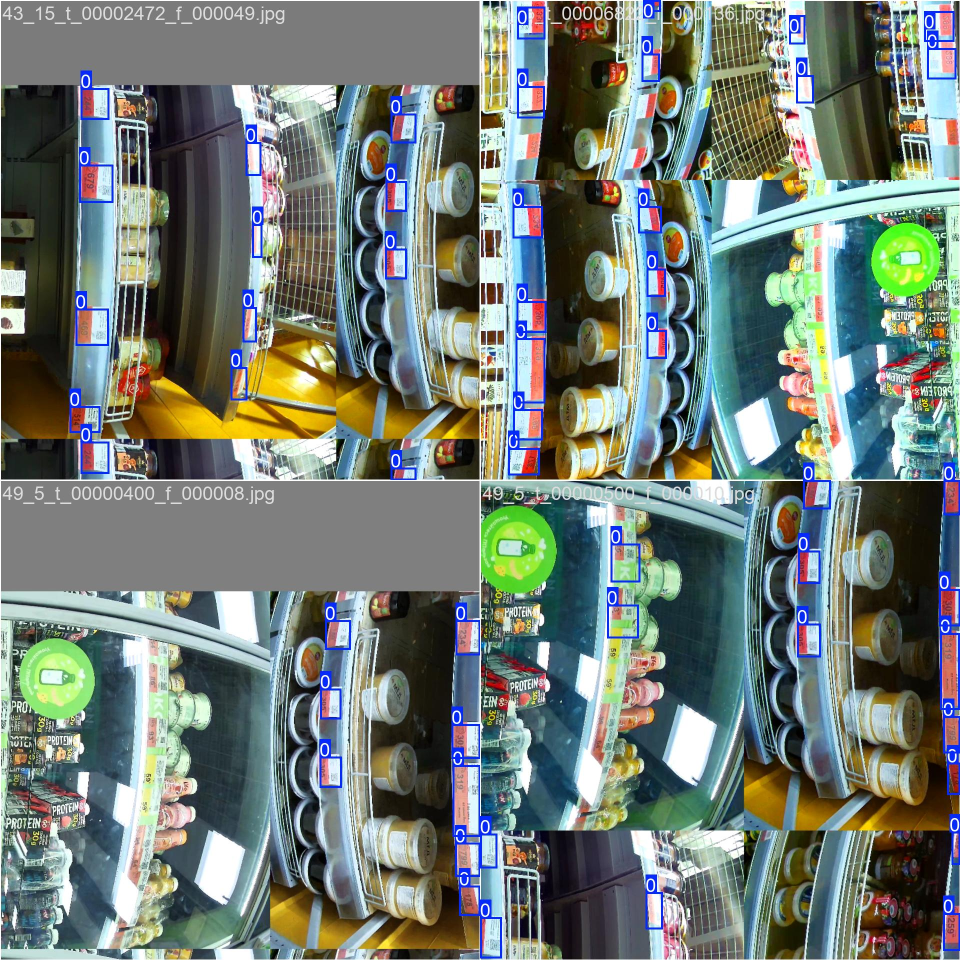
#> input picture runs/detect/price_tag_detector/train_batch0.jpg, 1920 x 1920 px (shown at 1/2 size); its folder holds only this picture in this run
$ python -i crop_extractor.py   (imports and definitions only)
#> lines starting #> are read from the running program, lines starting #| are printed output that depends on the picture; after the words box and inside, x2 and y2 are one past the last pixel; in counts of white or black regions, pixels touching at a corner belong together
### cv_module/detection/candidate_merger.py
from __future__ import annotations

from dataclasses import dataclass, field
from typing import Any

import numpy as np


@dataclass(frozen=True)
class BoundingBox:
    x_min: int
    y_min: int
    x_max: int
    y_max: int

    @property
    def width(self) -> int:
        return max(0, self.x_max - self.x_min)

    @property
    def height(self) -> int:
        return max(0, self.y_max - self.y_min)

    @property
    def area(self) -> int:
        return self.width * self.height

    # [5 lines left out: function aspect_ratio, not called in this run]

    @property
    def center(self) -> tuple[float, float]:
        return (
            (self.x_min + self.x_max) / 2.0,
            (self.y_min + self.y_max) / 2.0,
        )

    def to_tuple(self) -> tuple[int, int, int, int]:
        return self.x_min, self.y_min, self.x_max, self.y_max

    # [70 lines left out: functions clamp, expand, union, intersection_area, iou, contains_ratio, not called in this run]


@dataclass
class PriceTagCandidate:
    bbox: BoundingBox
    source: str
    score: float
    evidence: dict[str, Any] = field(default_factory=dict)
    frame_index: int | None = None
    timestamp_ms: float | None = None


# [334 lines left out: functions merge_candidates, filter_candidates_by_geometry, _should_merge, _merge_two_candidates, _merge_evidence, _unique_list and 8 more, not called in this run]

### cv_module/recognition/crop_extractor.py
from __future__ import annotations

from pathlib import Path

import cv2

from cv_module.detection.candidate_merger import BoundingBox


def extract_price_tag_roi(image):
    height, width = image.shape[:2]

    if width < 80 or height < 45:
        return None

    hsv = cv2.cvtColor(image, cv2.COLOR_BGR2HSV)

    white_mask = cv2.inRange(hsv, (0, 0, 135), (180, 95, 255))
    yellow_mask = cv2.inRange(hsv, (15, 45, 75), (42, 255, 255))
    red_mask_1 = cv2.inRange(hsv, (0, 35, 70), (13, 255, 255))
    red_mask_2 = cv2.inRange(hsv, (165, 35, 70), (180, 255, 255))
    color_mask = cv2.bitwise_or(cv2.bitwise_or(red_mask_1, red_mask_2), yellow_mask)

    white_mask = cv2.morphologyEx(
        white_mask,
        cv2.MORPH_OPEN,
        cv2.getStructuringElement(cv2.MORPH_RECT, (5, 3)),
    )
    color_mask = cv2.morphologyEx(
        color_mask,
        cv2.MORPH_OPEN,
        cv2.getStructuringElement(cv2.MORPH_RECT, (5, 3)),
    )

    white_ratio = float((white_mask > 0).mean())
    color_ratio = float((color_mask > 0).mean())

    if white_ratio < 0.035 or color_ratio < 0.006:
        return None

    white_boxes = mask_component_boxes(
        white_mask,
        min_area=max(180, int(width * height * 0.006)),
    )
    color_boxes = mask_component_boxes(
        color_mask,
        min_area=max(120, int(width * height * 0.003)),
    )
    max_white_area = int(width * height * 0.42)
    white_boxes = [
        box
        for box in white_boxes
        if box.width * box.height <= max_white_area
        and not (box.width >= int(0.72 * width) and box.height >= int(0.72 * height))
    ]

    if not white_boxes or not color_boxes:
        return None

    best_pair: tuple[BoundingBox, BoundingBox] | None = None
    best_score = 0.0

    for color_box in color_boxes:
        if _touches_image_border(color_box, width, height):
            continue

        for white_box in white_boxes:
            if _touches_image_border(white_box, width, height):
                continue

            if boxes_are_price_tag_neighbors(color_box, white_box):
                union_width = max(color_box.x_max, white_box.x_max) - min(
                    color_box.x_min,
                    white_box.x_min,
                )
                union_height = max(color_box.y_max, white_box.y_max) - min(
                    color_box.y_min,
                    white_box.y_min,
                )
                union_area = union_width * union_height
                color_area = color_box.width * color_box.height
                white_area = white_box.width * white_box.height
                compactness = (color_area + white_area) / max(1, union_area)

                if compactness < 0.32:
                    continue

                score = (color_area + white_area) * compactness

                if score > best_score:
                    best_pair = (color_box, white_box)
                    best_score = score

    if best_pair is None:
        return None

    color_box, white_box = best_pair
    x_min = min(color_box.x_min, white_box.x_min)
    y_min = min(color_box.y_min, white_box.y_min)
    x_max = max(color_box.x_max, white_box.x_max)
    y_max = max(color_box.y_max, white_box.y_max)

    roi_width = x_max - x_min
    roi_height = y_max - y_min
    pad_x = max(14, int(0.26 * roi_width))
    pad_y = max(12, int(0.34 * roi_height))

    if is_same_column(color_box, white_box):
        block_height = max(color_box.height, white_box.height)
        pad_y = max(pad_y, int(1.05 * block_height))
        pad_x = max(pad_x, int(0.48 * max(color_box.width, white_box.width)))

        if white_box.center[1] < color_box.center[1]:
            y_min -= int(0.95 * block_height)
            y_max += int(0.35 * block_height)
        else:
            y_min -= int(0.35 * block_height)
            y_max += int(0.95 * block_height)
    elif is_same_row(color_box, white_box):
        block_width = max(color_box.width, white_box.width)
        pad_x = max(pad_x, int(1.0 * block_width))
        pad_y = max(pad_y, int(0.58 * max(color_box.height, white_box.height)))

        if white_box.center[0] < color_box.center[0]:
            x_min -= int(0.9 * block_width)
            x_max += int(0.4 * block_width)
        else:
            x_min -= int(0.4 * block_width)
            x_max += int(0.9 * block_width)

    x_min = max(0, x_min - pad_x)
    y_min = max(0, y_min - pad_y)
    x_max = min(width, x_max + pad_x)
    y_max = min(height, y_max + pad_y)

    roi = image[y_min:y_max, x_min:x_max]

    if roi.size == 0:
        return None

    if not _has_enough_tag_color_inside_roi(roi):
        return None

    return roi


def looks_like_price_tag_crop(image) -> bool:
    return extract_price_tag_roi(image) is not None


def _touches_image_border(box: BoundingBox, width: int, height: int) -> bool:
    margin = 4
    return (
        box.x_min <= margin
        or box.y_min <= margin
        or box.x_max >= width - margin
        or box.y_max >= height - margin
    )


def _has_enough_tag_color_inside_roi(image) -> bool:
    hsv = cv2.cvtColor(image, cv2.COLOR_BGR2HSV)
    white_mask = cv2.inRange(hsv, (0, 0, 135), (180, 95, 255))
    yellow_mask = cv2.inRange(hsv, (15, 45, 75), (42, 255, 255))
    red_mask_1 = cv2.inRange(hsv, (0, 35, 70), (13, 255, 255))
    red_mask_2 = cv2.inRange(hsv, (165, 35, 70), (180, 255, 255))
    color_mask = cv2.bitwise_or(cv2.bitwise_or(red_mask_1, red_mask_2), yellow_mask)

    white_ratio = float((white_mask > 0).mean())
    color_ratio = float((color_mask > 0).mean())

    return white_ratio >= 0.025 and color_ratio >= 0.045


# [79 lines left out: functions load_detection_crop, is_promising_for_no_labels, no_labels_ranking_key, not called in this run]


def mask_component_boxes(mask, min_area: int) -> list[BoundingBox]:
    contours, _ = cv2.findContours(
        mask,
        cv2.RETR_EXTERNAL,
        cv2.CHAIN_APPROX_SIMPLE,
    )
    boxes: list[BoundingBox] = []

    for contour in contours:
        x, y, w, h = cv2.boundingRect(contour)
        area = w * h

        if area < min_area:
            continue

        if w < 12 or h < 10:
            continue

        boxes.append(BoundingBox(x, y, x + w, y + h))

    return boxes


def boxes_are_price_tag_neighbors(
    color_box: BoundingBox,
    white_box: BoundingBox,
) -> bool:
    same_row = is_same_row(color_box, white_box)
    same_column = is_same_column(color_box, white_box)
    height_ratio = max(color_box.height, white_box.height) / max(
        1,
        min(color_box.height, white_box.height),
    )
    width_ratio = max(color_box.width, white_box.width) / max(
        1,
        min(color_box.width, white_box.width),
    )
    area_ratio = max(color_box.area, white_box.area) / max(
        1,
        min(color_box.area, white_box.area),
    )

    horizontal_gap = max(
        0,
        max(color_box.x_min, white_box.x_min) - min(color_box.x_max, white_box.x_max),
    )
    vertical_gap = max(
        0,
        max(color_box.y_min, white_box.y_min) - min(color_box.y_max, white_box.y_max),
    )

    max_horizontal_gap = max(14, int(0.75 * min(color_box.width, white_box.width)))
    max_vertical_gap = max(14, int(0.75 * min(color_box.height, white_box.height)))

    if (
        same_row
        and height_ratio <= 3.2
        and area_ratio <= 5.5
        and horizontal_gap <= max_horizontal_gap
    ):
        return True

    if (
        same_column
        and width_ratio <= 3.2
        and area_ratio <= 5.5
        and vertical_gap <= max_vertical_gap
    ):
        return True

    return False


def is_same_row(color_box: BoundingBox, white_box: BoundingBox) -> bool:
    overlap = axis_overlap(
        color_box.y_min,
        color_box.y_max,
        white_box.y_min,
        white_box.y_max,
    )
    return overlap >= 0.35 * min(color_box.height, white_box.height)


def is_same_column(color_box: BoundingBox, white_box: BoundingBox) -> bool:
    overlap = axis_overlap(
        color_box.x_min,
        color_box.x_max,
        white_box.x_min,
        white_box.x_max,
    )
    return overlap >= 0.35 * min(color_box.width, white_box.width)


def axis_overlap(
    first_min: int,
    first_max: int,
    second_min: int,
    second_max: int,
) -> int:
    return max(0, min(first_max, second_max) - max(first_min, second_min))


# [55 lines left out: functions expand_box, find_crop_path, box_from_row, not called in this run]


def int_value(value: str) -> int:
    return int(round(float_value(value)))


# [7 lines left out: function float_value, not called in this run]

>>> import cv2
>>> picture = cv2.imread('../../runs/detect/price_tag_detector/train_batch0.jpg')
#> picture is the input picture: shape (1920, 1920, 3); mean B, G, R 117.1, 123.9, 113.7
>>> result = extract_price_tag_roi(picture)
#> in extract_price_tag_roi, `white_mask = cv2.inRange(hsv, (0, 0, 135), (180, 95, 255))`:
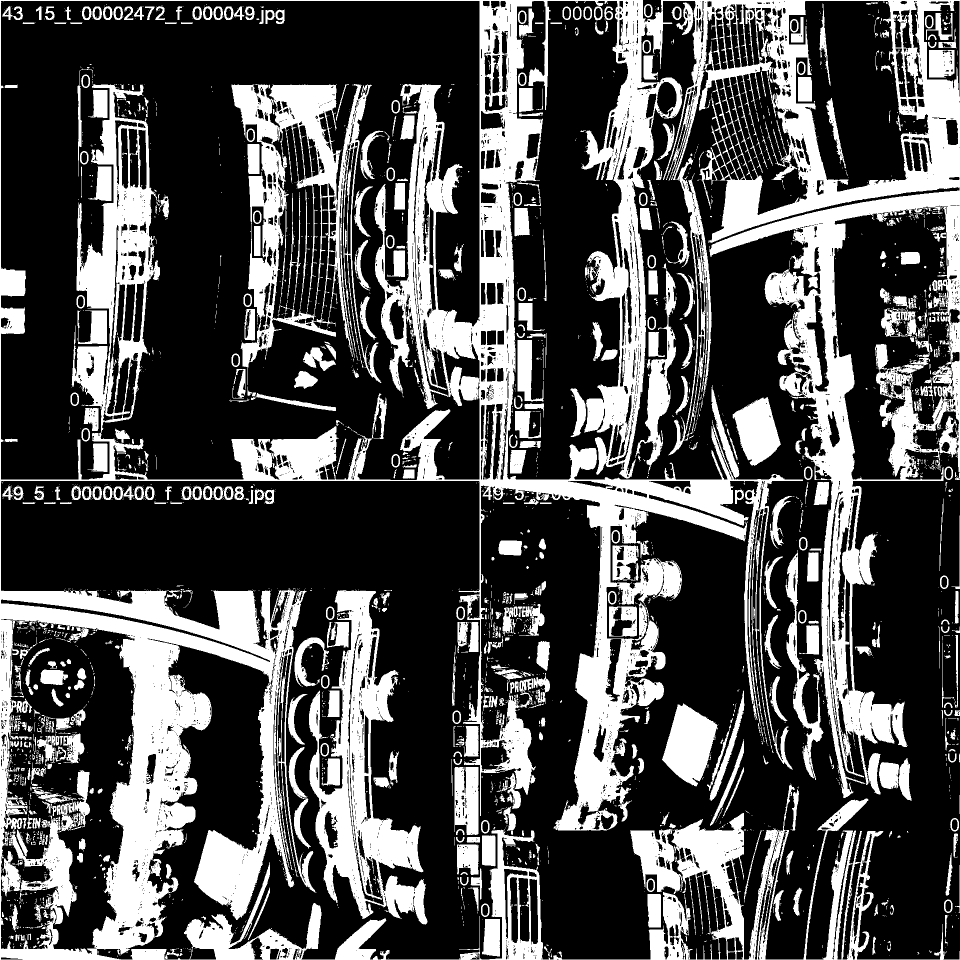
#> white_mask: shape (1920, 1920) (shown at 1/2 size); 31.1% white; 3176 white regions (2493 under 20 px), largest, box (x1, y1, x2, y2) and area: (0, 0, 1920, 1920) 795804, (618, 1180, 855, 1849) 57701, (463, 168, 763, 770) 52779
#> in extract_price_tag_roi, `color_mask = cv2.morphologyEx( color_mask, cv2.MORPH_OPEN, cv2.getStru..`:
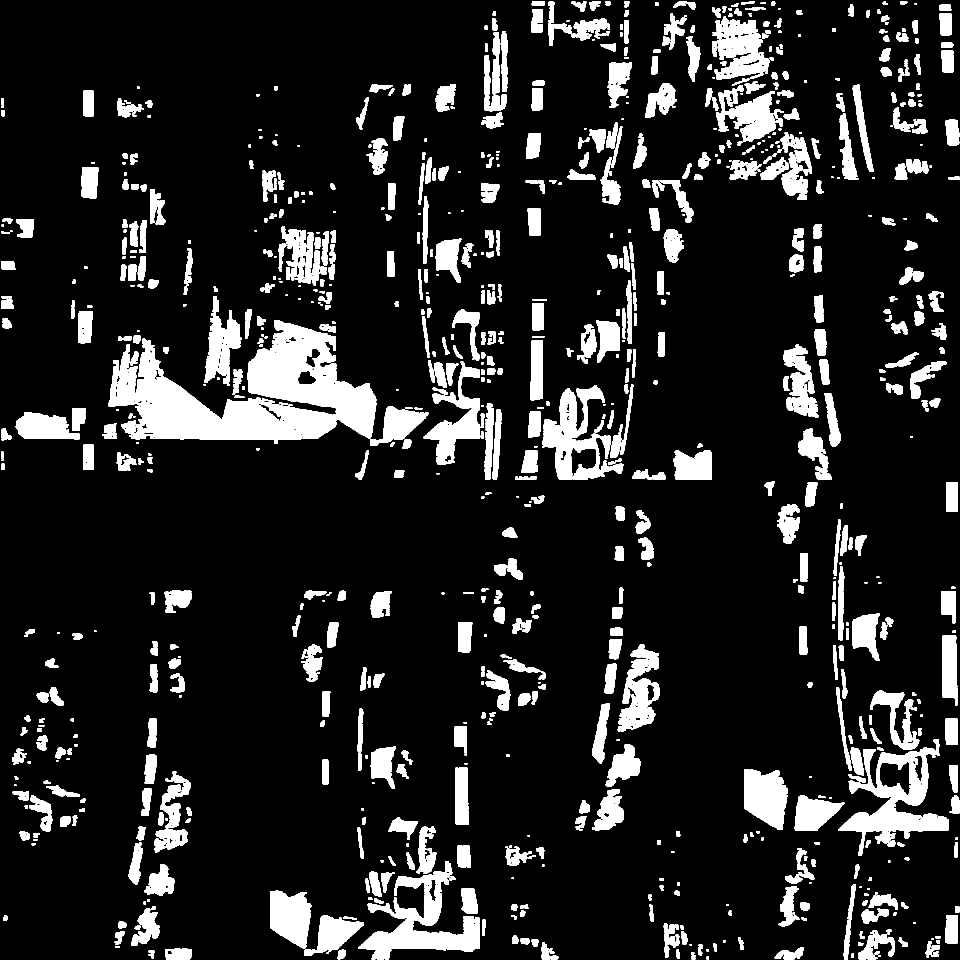
#> color_mask: shape (1920, 1920) (shown at 1/2 size); 13.5% white; 943 white regions (101 under 20 px)
#> in extract_price_tag_roi, `white_ratio = float((white_mask > 0).mean())`: white_ratio = 0.267
#> in extract_price_tag_roi, `color_ratio = float((color_mask > 0).mean())`: color_ratio = 0.135
#> in mask_component_boxes, `contours, _ = cv2.findContours( mask, cv2.RETR_EXTERNAL, cv2.CHAIN_APP..`: contours = 1409 contours, 623 with area under 20; largest, box (x1, y1, x2, y2) and area: (0, 0, 1344, 957) 124365, (0, 1181, 550, 1920) 110065, (801, 820, 1606, 1661) 74690, (1419, 381, 1920, 1595) 71907, (1322, 0, 1920, 485) 68462
#> the loop in mask_component_boxes, `for contour in contours:` made 1409 passes
#> (x, y, w, h, area) on passes 3, 5, 7: (1694, 1915, 12, 5, 60), (593, 1914, 10, 6, 60), (1497, 1913, 13, 7, 91)
#> after the loop in mask_component_boxes, `for contour in contours:`: boxes = 14 items
#> in mask_component_boxes (call 2), `contours, _ = cv2.findContours( mask, cv2.RETR_EXTERNAL, cv2.CHAIN_APP..`: contours = 943 contours, 204 with area under 20; largest, box (x1, y1, x2, y2) and area: (216, 640, 754, 888) 66604, (1676, 1478, 1898, 1712) 20234, (717, 1722, 959, 1919) 16453, (1084, 770, 1247, 960) 14208, (1429, 33, 1540, 159) 8360
#> the loop in mask_component_boxes (call 2), `for contour in contours:` made 943 passes
#> (x, y, w, h, area) on passes 3, 6, 7: (1383, 1911, 9, 8, 72), (1382, 1904, 7, 6, 42), (1749, 1902, 12, 12, 144)
#> in extract_price_tag_roi, `color_boxes = mask_component_boxes( color_mask, min_area=max(120, int(..`: color_boxes = 10 items
#> the loop in extract_price_tag_roi, `for color_box in color_boxes:` made 10 passes
#> in extract_price_tag_roi, `roi = image[y_min:y_max, x_min:x_max]`:
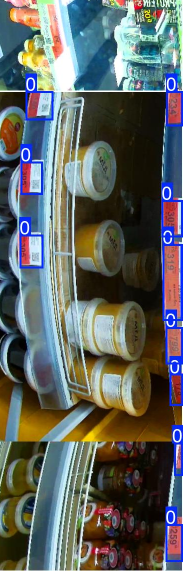
#> roi: shape (1142, 365, 3) (shown at 1/2 size); mean B, G, R 96.1, 99.2, 94.9
#> in _has_enough_tag_color_inside_roi, `white_mask = cv2.inRange(hsv, (0, 0, 135), (180, 95, 255))`:
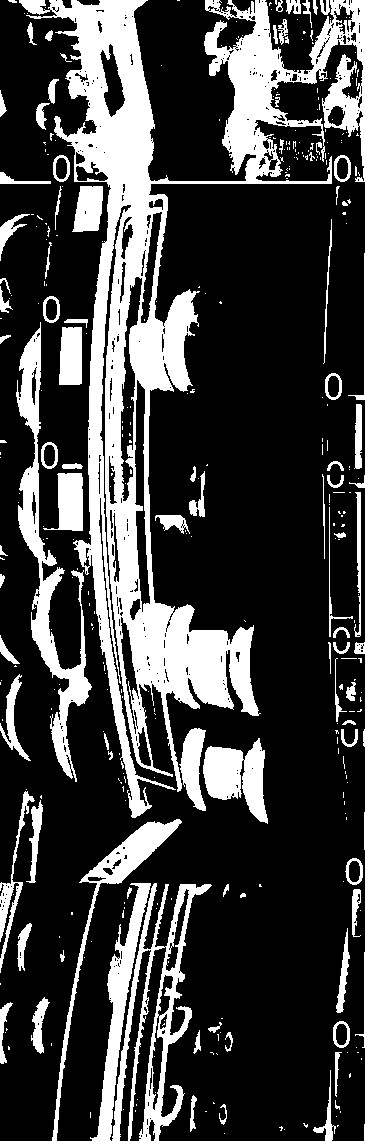
#> white_mask: shape (1142, 365); 24.8% white; 362 white regions (269 under 20 px), largest, box (x1, y1, x2, y2) and area: (19, 0, 365, 818) 60032, (0, 819, 365, 1142) 14050, (16, 322, 92, 782) 7224
#> in _has_enough_tag_color_inside_roi, `yellow_mask = cv2.inRange(hsv, (15, 45, 75), (42, 255, 255))`:
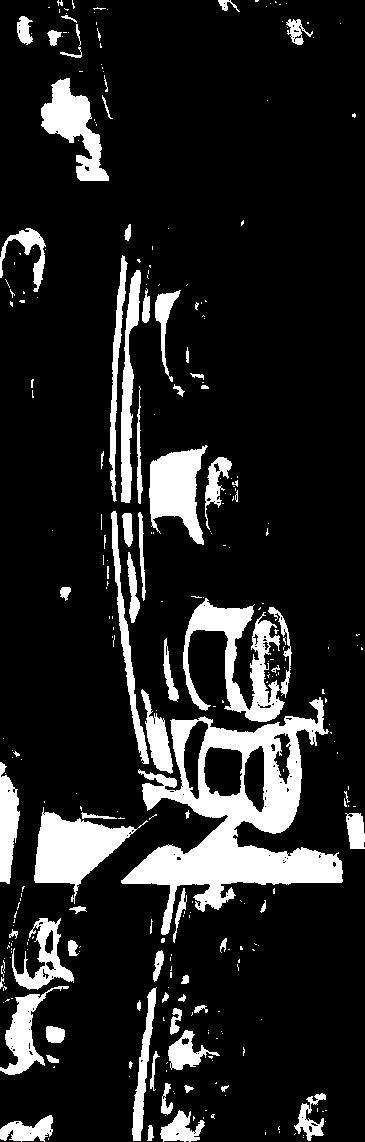
#> yellow_mask: shape (1142, 365); 14.3% white; 302 white regions (226 under 20 px), largest, box (x1, y1, x2, y2) and area: (121, 697, 343, 935) 17908, (183, 598, 292, 722) 5253, (34, 807, 148, 904) 4610
#> in _has_enough_tag_color_inside_roi, `red_mask_2 = cv2.inRange(hsv, (165, 35, 70), (180, 255, 255))`:
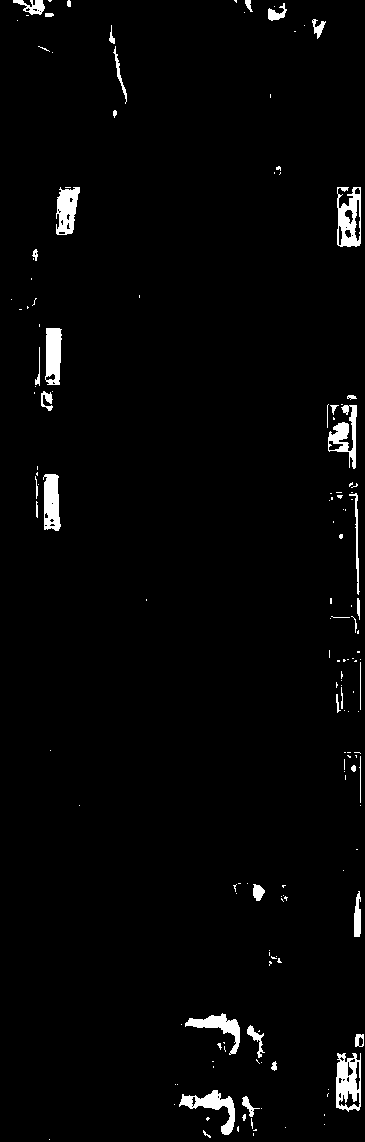
#> red_mask_2: shape (1142, 365); 2.3% white; 159 white regions (119 under 20 px), largest, box (x1, y1, x2, y2) and area: (336, 1053, 361, 1112) 1000, (337, 187, 361, 247) 928, (179, 1090, 235, 1135) 822
#> in _has_enough_tag_color_inside_roi, `color_mask = cv2.bitwise_or(cv2.bitwise_or(red_mask_1, red_mask_2), ye..`:
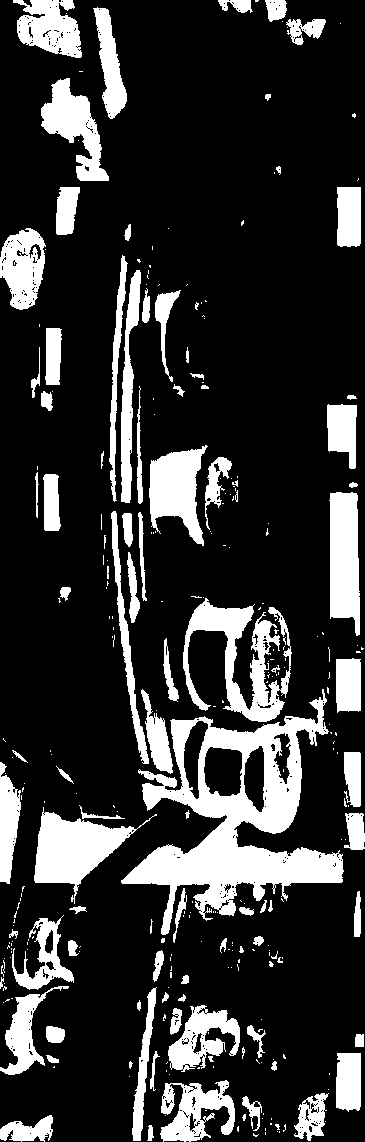
#> color_mask: shape (1142, 365); 20.3% white; 303 white regions (208 under 20 px), largest, box (x1, y1, x2, y2) and area: (121, 689, 344, 935) 18620, (183, 598, 292, 722) 5291, (34, 807, 157, 904) 4624
